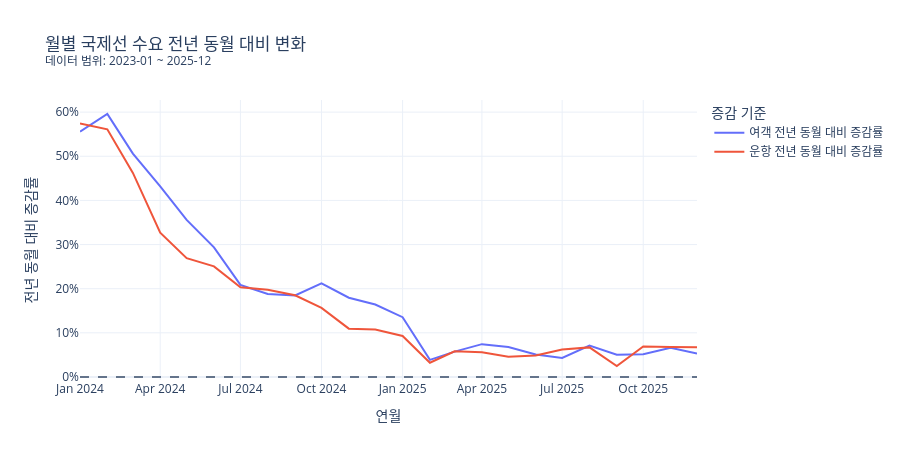

The code cell stored with this chart in its notebook:
### Code cell
# 차트: 월별 여객·운항의 전년 동월 대비 증감률을 비교한다.
demand_yoy_chart = monthly_demand_df.copy()
demand_yoy_chart['기준월'] = pd.to_datetime(demand_yoy_chart['연월'], format='%Y%m')
demand_yoy_long = demand_yoy_chart.melt(
    id_vars='기준월',
    value_vars=['여객 전년 동월 대비 증감률', '운항 전년 동월 대비 증감률'],
    var_name='증감 기준',
    value_name='전년 동월 대비 증감률',
).dropna(subset=['전년 동월 대비 증감률'])

fig = px.line(
    demand_yoy_long,
    x='기준월',
    y='전년 동월 대비 증감률',
    color='증감 기준',
    title=chart_title('월별 국제선 수요 전년 동월 대비 변화', demand_yoy_chart['연월']),
    labels={'기준월': '연월'},
    template=PLOTLY_TEMPLATE,
)
fig.add_hline(y=0, line_dash='dash', line_color='#64748B')
fig.update_yaxes(tickformat='.0%')
fig.update_layout(height=460, legend_title_text='증감 기준')
fig.show(config={'displaylogo': False})

### Figure 1 — Plotly figure (JSON) as saved in the notebook; plotly's stock layout.template omitted (floating-point values rounded to 4 significant figures)
{"data": [{"hovertemplate": "증감 기준=여객 전년 동월 대비 증감률<br>연월=%{x}<br>전년 동월 대비 증감률=%{y}<extra></extra>", "legendgroup": "여객 전년 동월 대비 증감률", "line": {"color": "#636efa", "dash": "solid"}, "marker": {"symbol": "circle"}, "mode": "lines", "name": "여객 전년 동월 대비 증감률", "orientation": "v", "showlegend": true, "type": "scatter", "x": ["2024-01-01T00:00:00.000000000", "2024-02-01T00:00:00.000000000", "2024-03-01T00:00:00.000000000", "2024-04-01T00:00:00.000000000", "2024-05-01T00:00:00.000000000", "2024-06-01T00:00:00.000000000", "2024-07-01T00:00:00.000000000", "2024-08-01T00:00:00.000000000", "2024-09-01T00:00:00.000000000", "2024-10-01T00:00:00.000000000", "2024-11-01T00:00:00.000000000", "2024-12-01T00:00:00.000000000", "2025-01-01T00:00:00.000000000", "2025-02-01T00:00:00.000000000", "2025-03-01T00:00:00.000000000", "2025-04-01T00:00:00.000000000", "2025-05-01T00:00:00.000000000", "2025-06-01T00:00:00.000000000", "2025-07-01T00:00:00.000000000", "2025-08-01T00:00:00.000000000", "2025-09-01T00:00:00.000000000", "2025-10-01T00:00:00.000000000", "2025-11-01T00:00:00.000000000", "2025-12-01T00:00:00.000000000"], "xaxis": "x", "y": [0.5559, 0.5958, 0.5061, 0.432, 0.356, 0.2936, 0.2087, 0.1878, 0.1848, 0.2122, 0.1795, 0.164, 0.1354, 0.0387, 0.0574, 0.0743, 0.0676, 0.0509, 0.0429, 0.0711, 0.0503, 0.0517, 0.0662, 0.0533], "yaxis": "y"}, {"hovertemplate": "증감 기준=운항 전년 동월 대비 증감률<br>연월=%{x}<br>전년 동월 대비 증감률=%{y}<extra></extra>", "legendgroup": "운항 전년 동월 대비 증감률", "line": {"color": "#EF553B", "dash": "solid"}, "marker": {"symbol": "circle"}, "mode": "lines", "name": "운항 전년 동월 대비 증감률", "orientation": "v", "showlegend": true, "type": "scatter", "x": ["2024-01-01T00:00:00.000000000", "2024-02-01T00:00:00.000000000", "2024-03-01T00:00:00.000000000", "2024-04-01T00:00:00.000000000", "2024-05-01T00:00:00.000000000", "2024-06-01T00:00:00.000000000", "2024-07-01T00:00:00.000000000", "2024-08-01T00:00:00.000000000", "2024-09-01T00:00:00.000000000", "2024-10-01T00:00:00.000000000", "2024-11-01T00:00:00.000000000", "2024-12-01T00:00:00.000000000", "2025-01-01T00:00:00.000000000", "2025-02-01T00:00:00.000000000", "2025-03-01T00:00:00.000000000", "2025-04-01T00:00:00.000000000", "2025-05-01T00:00:00.000000000", "2025-06-01T00:00:00.000000000", "2025-07-01T00:00:00.000000000", "2025-08-01T00:00:00.000000000", "2025-09-01T00:00:00.000000000", "2025-10-01T00:00:00.000000000", "2025-11-01T00:00:00.000000000", "2025-12-01T00:00:00.000000000"], "xaxis": "x", "y": [0.5746, 0.5611, 0.4623, 0.327, 0.2691, 0.2506, 0.203, 0.1977, 0.1851, 0.1566, 0.1094, 0.1074, 0.0928, 0.0321, 0.0581, 0.0557, 0.0457, 0.0485, 0.0621, 0.067, 0.0248, 0.0692, 0.0676, 0.0671], "yaxis": "y"}], "layout": {"height": 460, "legend": {"title": {"text": "증감 기준"}, "tracegroupgap": 0}, "shapes": [{"line": {"color": "#64748B", "dash": "dash"}, "type": "line", "x0": 0, "x1": 1, "xref": "x domain", "y0": 0, "y1": 0, "yref": "y"}], "title": {"text": "월별 국제선 수요 전년 동월 대비 변화<br><sup>데이터 범위: 2023-01 ~ 2025-12</sup>"}, "xaxis": {"anchor": "y", "domain": [0, 1], "title": {"text": "연월"}}, "yaxis": {"anchor": "x", "domain": [0, 1], "tickformat": ".0%", "title": {"text": "전년 동월 대비 증감률"}}}}
